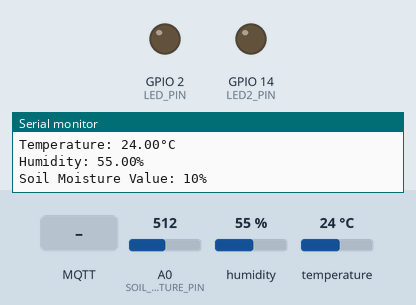
Simulated run of this sketch. Board: ESP8266 (NodeMCU). On the bench: output pins drawn as LEDs (lit = HIGH), the last lines printed to the serial monitor. The test bench sets the inputs (shaded band); at power-on: A0 (SOIL_MOISTURE_PIN) = 512, humidity 55 %, temperature 24 °C. WiFi joins after 1.5 s; servers stay silent unless stated; no MQTT or app messages arrive unless stated.

Above: at 2.7 s.
2.8 s: MQTT message "ON" arrives on the first subscribed topic
At 3.2 s:
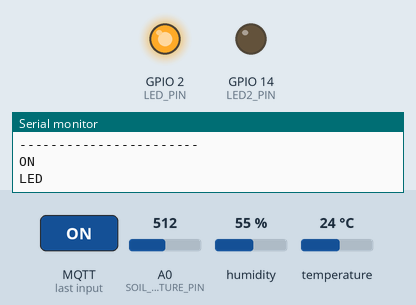
4.3 s: MQTT message "ON" arrives on the second subscribed topic
At 5.5 s:
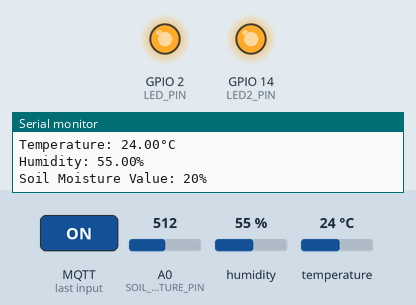
5.8 s: MQTT message "lights2" arrives on the first subscribed topic
At 6.6 s:
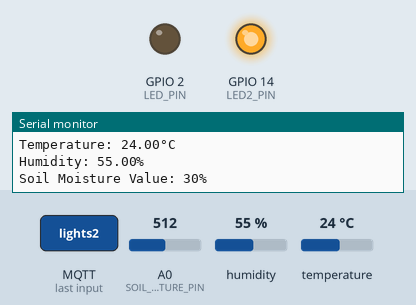
7.3 s: MQTT message "lights2" arrives on the second subscribed topic
At 7.8 s:
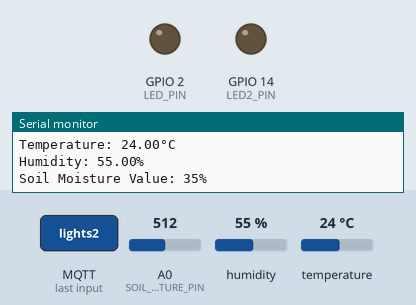
Timing chart, 0 to 9.8 s (numbered marks = the images above; inputs shaded):
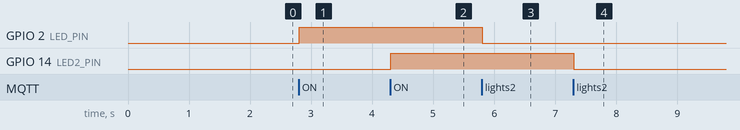

Measured:
- after the input at 2.8 s, GPIO 2 (LED_PIN): LOW → HIGH at once
- after the input at 4.3 s, GPIO 14 (LED2_PIN): LOW → HIGH at once
- after the input at 5.8 s, GPIO 2 (LED_PIN): HIGH → LOW at once
- after the input at 7.3 s, GPIO 14 (LED2_PIN): HIGH → LOW at once

The sketch:

Demeter_Code.ino
```cpp
#include <Wire.h>
#include <DHT.h>
#include <ESP8266WiFi.h>
#include <PubSubClient.h>

// Include necessary library for Serial communication
#include <Arduino.h>

// Defining Pins
#define DHTPIN 12
#define SOIL_MOISTURE_PIN A0  // Analog pin connected to the soil moisture sensor
#define LED_PIN 2             // Change this to the actual pin connected to the LED on ESP8266
#define LED2_PIN 14

// DHT parameters
#define DHTTYPE DHT11  // DHT
DHT dht(DHTPIN, DHTTYPE);

// Soil Moisture Sensor
const int soilMoisturePin = SOIL_MOISTURE_PIN;
int soilMoistureValue = 0;

// Rolling average parameters for soil moisture
const int numReadings = 10;  // Number of readings to average
int soilMoistureReadings[numReadings];  // Array to store readings
int soilMoistureIndex = 0;  // Index to store current reading
int totalMoisture = 0;  // Variable to store the total sum of readings

// MQTT Credentials
const char* ssid = "KRISH 6673";           // Setting your AP SSID
const char* password = "krish12345";  // Setting your AP PSK
const char* mqttServer = "192.168.137.187";  // Remove the "mqtt://" prefix
const char* clientID = "ESP-8266";           // Client ID username+0001
const char* topicTemp = "Tempdata";         // Publish topic for temperature and humidity
const char* topicSoil = "SoilMoisture";     // Publish topic for soil moisture

// Setting up WiFi and MQTT client
WiFiClient espClient;
PubSubClient client(espClient);

// Non-blocking delay parameters
unsigned long previousMillis = 0;
const long interval = 1000;  // Interval in milliseconds

void setup_wifi() {
  delay(10);
  WiFi.begin(ssid, password);
  while (WiFi.status() != WL_CONNECTED) {
    delay(500);
    Serial.print(".");
  }
  Serial.println("");
  Serial.println("WiFi connected");
  Serial.println("IP address: ");
  Serial.println(WiFi.localIP());
}

void reconnect() {
  while (!client.connected()) {
    if (client.connect(clientID)) {
      Serial.println("MQTT connected");
      client.subscribe("lights");
      Serial.println("Topic Subscribed");
      client.subscribe("lights2");
      Serial.println("Topic Subscribed");
    } else {
      Serial.print("failed, rc=");
      Serial.print(client.state());
      Serial.println(" try again in 5 seconds");
      delay(5000);  // wait 5sec and retry
    }
  }
}

// Subscribe callback
void callback(char* topic, byte* payload, unsigned int length) {
  Serial.print("Message arrived in topic: ");
  Serial.println(topic);
  Serial.print("Message: ");
  String data = "";
  for (int i = 0; i < length; i++) {
    Serial.print((char)payload[i]);
    data += (char)payload[i];
  }
  Serial.println();
  Serial.print("Message size: ");
  Serial.println(length);
  Serial.println();
  Serial.println("-----------------------");
  Serial.println(data);

  if (String(topic) == "lights2") {
    if (data == "ON") {
      Serial.println("LED2");
      digitalWrite(LED2_PIN, HIGH);
    } else {
      digitalWrite(LED2_PIN, LOW);
    }
  }

  if (String(topic) == "lights") {
    if (data == "ON") {
      Serial.println("LED");
      digitalWrite(LED_PIN, HIGH);
    } else {
      digitalWrite(LED_PIN, LOW);
    }
  }
}

void setup() {
  Serial.begin(115200);

  // Initialize device.
  dht.begin();
  pinMode(LED2_PIN, OUTPUT);
  digitalWrite(LED2_PIN, LOW);
  pinMode(LED_PIN, OUTPUT);
  digitalWrite(LED_PIN, LOW);

  // Initialize soil moisture readings array
  for (int i = 0; i < numReadings; i++) {
    soilMoistureReadings[i] = 0;
  }

  setup_wifi();
  client.setServer(mqttServer, 1883);
  client.setCallback(callback);
}

void loop() {
  if (!client.connected()) {
    reconnect();
  }
  client.loop();
  unsigned long currentMillis = millis();
  if (currentMillis - previousMillis >= interval) {
    previousMillis = currentMillis;

    // Read temperature and humidity
    float temp = dht.readTemperature();
    float hum = dht.readHumidity();

    // Read soil moisture value
    totalMoisture = totalMoisture - soilMoistureReadings[soilMoistureIndex];
    soilMoistureReadings[soilMoistureIndex] = analogRead(soilMoisturePin);
    totalMoisture = totalMoisture + soilMoistureReadings[soilMoistureIndex];
    soilMoistureIndex = (soilMoistureIndex + 1) % numReadings;

    soilMoistureValue = totalMoisture / numReadings;

    // Map soil moisture value to a percentage between 0% and 100%
    soilMoistureValue = map(soilMoistureValue, 0, 1023, 0, 100);

    if (isnan(temp) || isnan(hum)) {
      Serial.println(F("Error reading temperature or humidity!"));
    } else {
      Serial.print(F("Temperature: "));
      Serial.print(temp);
      Serial.println(F("°C"));
      Serial.print(F("Humidity: "));
      Serial.print(hum);
      Serial.println(F("%"));
      Serial.print("Soil Moisture Value: ");
      Serial.print(soilMoistureValue);
      Serial.println("%");
    }

    // Publish temperature and humidity data to MQTT
    String msgTemp = String(temp) + "," + String(hum) + ",";
    client.publish(topicTemp, msgTemp.c_str());

    // Publish soil moisture data to MQTT
    String msgSoil = String(soilMoistureValue);
    client.publish(topicSoil, msgSoil.c_str());

    delay(1);
  }
}
```
